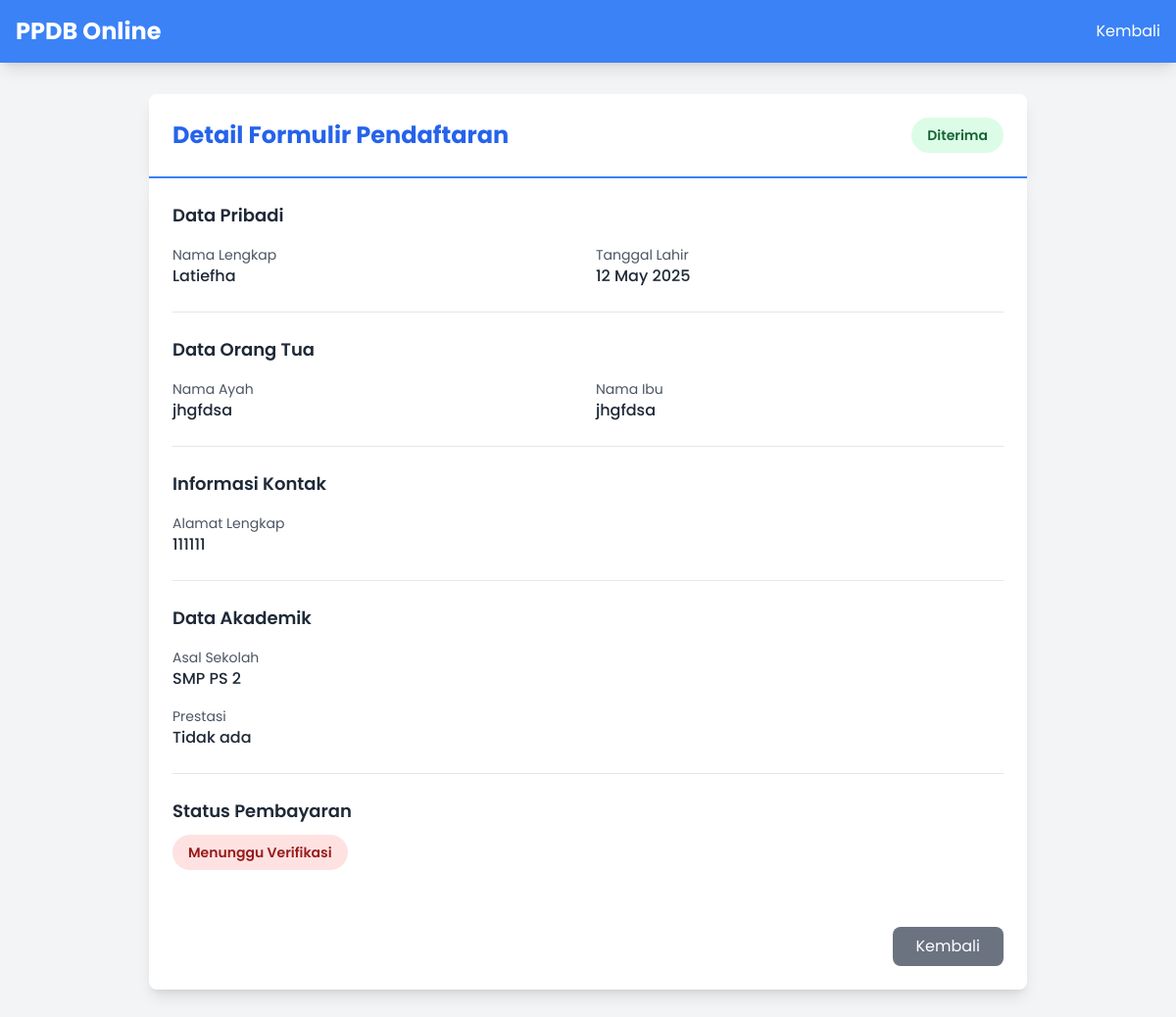
Screenshot of /admin/form_detail/2 (signed in) with the database file from the repository.
### app/models.py (models this page shows, shortened)
class StudentForm(db.Model):
    __tablename__ = 'student_forms'
    id = db.Column(db.Integer, primary_key=True)
    user_id = db.Column(db.Integer, db.ForeignKey('users.id'), nullable=False)
    full_name = db.Column(db.String(100), nullable=False)
    gender = db.Column(db.String(1), nullable=False)
    birth_place = db.Column(db.String(100), nullable=False)
    birth_date = db.Column(db.Date, nullable=False)
    religion = db.Column(db.String(20), nullable=False)
    nisn = db.Column(db.String(20), nullable=False)
    father_name = db.Column(db.String(100), nullable=False)
    mother_name = db.Column(db.String(100), nullable=False)
    parent_phone = db.Column(db.String(15), nullable=False)
    parent_occupation = db.Column(db.String(100), nullable=False)
    address = db.Column(db.Text, nullable=False)
    previous_school = db.Column(db.String(100), nullable=False)
    achievement_file = db.Column(db.String(255), nullable=True)
    status = db.Column(db.String(20), default='Menunggu')
    payment_proof = db.Column(db.String(255), nullable=True)
    payment_status = db.Column(db.String(20), default='Belum Bayar')
    created_at = db.Column(db.DateTime, default=datetime.utcnow)
    user = db.relationship('User', backref='forms')
    accepted_record = db.relationship('AcceptedStudent', backref='form',
                                    uselist=False, cascade='all, delete-orphan')
    rejected_record = db.relationship('RejectedStudent', backref='form',
                                    uselist=False, cascade='all, delete-orphan')
    spp_payments = db.relationship('PaymentSPP', backref='student',
                                 lazy='dynamic', cascade='all, delete-orphan')

### app/routes/admin.py (the view)
    def wrapper(*args, **kwargs):
        if not current_user.is_authenticated or not current_user.is_admin:
            flash("Anda tidak memiliki akses ke halaman ini.", "danger")
            return redirect(url_for('main.index'))
        return func(*args, **kwargs)

### app/routes/admin.py (called while the page is built)
def admin_required(func):
    def wrapper(*args, **kwargs):
        if not current_user.is_authenticated or not current_user.is_admin:
            flash("Anda tidak memiliki akses ke halaman ini.", "danger")
            return redirect(url_for('main.index'))
        return func(*args, **kwargs)
    wrapper.__name__ = func.__name__
    return wrapper

@admin_bp.route('/form_detail/<int:form_id>', methods=['GET'])
@login_required
@admin_required
def form_detail(form_id):
    form = StudentForm.query.get_or_404(form_id)
    return render_template('form_detail.html', form=form)

### app/templates/form_detail.html (shortened to what this page needs)
<!DOCTYPE html>
<html lang="id">
<head>
    <script src="https://cdn.tailwindcss.com"></script>
</head>
<body class="bg-gray-100 text-gray-800 min-h-screen flex flex-col">
    <nav class="bg-blue-500 shadow-lg">
        <div class="max-w-7xl mx-auto px-4">
            <div class="flex justify-between items-center py-4">
                <a href="/" class="text-2xl font-bold text-white">PPDB Online</a>
                <a href="{{ url_for('admin_bp.form_admin') }}" class="text-white hover:text-gray-200">Kembali</a>
            </div>
        </div>
    </nav>
    <div class="container mx-auto px-4 py-8">
        <div class="max-w-4xl mx-auto">
            <div class="bg-white rounded-t-lg shadow-lg p-6 border-b-2 border-blue-500">
                <div class="flex justify-between items-center">
                    <h2 class="text-2xl font-bold text-blue-600">Detail Formulir Pendaftaran</h2>
                    <span class="px-4 py-2 rounded-full text-sm font-semibold
                        {% if form.status == 'Diterima' %}
                            bg-green-100 text-green-800
                        {% elif form.status == 'Ditolak' %}
                            bg-red-100 text-red-800
                        {% else %}
                            bg-yellow-100 text-yellow-800
                        {% endif %}">
                        {{ form.status }}
                    </span>
                </div>
            </div>
            <div class="bg-white rounded-b-lg shadow-lg p-6 space-y-6">
                <div class="border-b pb-6">
                    <h3 class="text-lg font-semibold text-gray-800 mb-4">Data Pribadi</h3>
                    <div class="grid md:grid-cols-2 gap-4">
                        <div>
                            <p class="text-sm text-gray-600">Nama Lengkap</p>
                            <p class="font-medium">{{ form.full_name }}</p>
                        </div>
                        <div>
                            <p class="text-sm text-gray-600">Tanggal Lahir</p>
                            <p class="font-medium">{{ form.birth_date.strftime('%d %B %Y') }}</p>
                        </div>
                    </div>
                </div>
                <div class="border-b pb-6">
                    <h3 class="text-lg font-semibold text-gray-800 mb-4">Data Orang Tua</h3>
                    <div class="grid md:grid-cols-2 gap-4">
                        <div>
                            <p class="text-sm text-gray-600">Nama Ayah</p>
                            <p class="font-medium">{{ form.father_name }}</p>
                        </div>
                        <div>
                            <p class="text-sm text-gray-600">Nama Ibu</p>
                            <p class="font-medium">{{ form.mother_name }}</p>
                        </div>
                    </div>
                </div>
                <div class="border-b pb-6">
                    <h3 class="text-lg font-semibold text-gray-800 mb-4">Informasi Kontak</h3>
                    <div>
                        <p class="text-sm text-gray-600">Alamat Lengkap</p>
                        <p class="font-medium">{{ form.address }}</p>
                    </div>
                </div>
                <div class="border-b pb-6">
                    <h3 class="text-lg font-semibold text-gray-800 mb-4">Data Akademik</h3>
                    <div class="space-y-4">
                        <div>
                            <p class="text-sm text-gray-600">Asal Sekolah</p>
                            <p class="font-medium">{{ form.previous_school }}</p>
                        </div>
                        <div>
                            <p class="text-sm text-gray-600">Prestasi</p>
                            <p class="font-medium">{{ form.achievements or 'Tidak ada' }}</p>
                        </div>
                    </div>
                </div>
                <div class="pb-6">
                    <h3 class="text-lg font-semibold text-gray-800 mb-4">Status Pembayaran</h3>
                    <span class="px-4 py-2 rounded-full text-sm font-semibold
                        {% if form.payment_status == 'Lunas' %}
                            bg-green-100 text-green-800
                        {% else %}
                            bg-red-100 text-red-800
                        {% endif %}">
                        {{ form.payment_status or 'Belum Bayar' }}
                    </span>
                </div>
                <div class="flex justify-end pt-4">
                    <a href="{{ url_for('admin_bp.form_admin') }}"
                       class="px-6 py-2 bg-gray-500 text-white rounded-lg hover:bg-gray-600 transition-colors">
                        Kembali
                    </a>
                </div>
            </div>
        </div>
    </div>
</body>
</html>

### app/templates/form_detail.html (style rules this page uses)
body { font-family: 'Poppins', sans-serif; }

### rows the page displays
StudentForm: status "Diterima", full_name "Latiefha", birth_date "12 May 2025", father_name "jhgfdsa", mother_name "jhgfdsa", address "111111", previous_school "SMP PS 2", payment_status "Menunggu Verifikasi"
